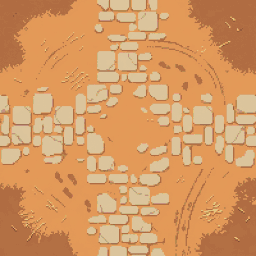
#> input picture asset/camp/raw/camp_ground_concept_b_pixelized.png, 256 x 256 px, given in place of 0.png, which was not available
$ python normalize_death_sequence.py ../../asset/camp/raw out
#> lines starting #> are read from the running program, lines starting #| are printed output that depends on the picture; pictures that were not available may be replaced by others from this repository, and a replacement may not be noted
### tools/asset/pixelize.py
"""Convert a generated image into a sprite that matches a reference sprite's style.

Usage: python sprite_pixelize.py <in.png> <out.png> <content_height> <palette_dir>
       [canvas_size|WIDTHxHEIGHT] [--opaque-background] [--checker-background]
       [--fixed-cell]

Style match is three separate things, and the earlier cut script only did the first:

1. Chroma-key the flat generator background and crop to content.
2. Downscale to the reference's ACTUAL logical resolution. The Taoist reference is
   37x46 pixels of character, so a 120px-tall monster reads as a different, much
   more detailed art style no matter how good the source image is.
3. Quantise to the reference palette. Sharing an exact palette is what makes two
   sprites look drawn by the same hand; matching prompts alone never gets there.

BOX downscaling averages the source blocks before quantisation, which lands closer
to hand-drawn pixel art than NEAREST - NEAREST point-samples one arbitrary pixel per
output cell and keeps generator noise.
"""
import pathlib
import sys

from PIL import Image, ImageOps

CHROMA_TOLERANCE = 60    # generator backgrounds are flat but not bit-exact
ALPHA_CUTOFF = 128       # pixel art has hard edges, never soft ones
OUTLINE_DARKNESS = 60    # sum(rgb) below this counts as outline, kept pure


def flattened(image):
    return image.get_flattened_data() if hasattr(image, "get_flattened_data") else image.getdata()


def corner_colour(image):
    width, height = image.size
    corners = [
        image.getpixel((0, 0))[:3],
        image.getpixel((width - 1, 0))[:3],
        image.getpixel((0, height - 1))[:3],
        image.getpixel((width - 1, height - 1))[:3],
    ]
    counts = {}
    for colour in corners:
        counts[colour] = counts.get(colour, 0) + 1
    return max(counts, key=counts.get)


def key_out(image, background):
    pixels = image.load()
    width, height = image.size
    for y in range(height):
        for x in range(width):
            r, g, b, _ = pixels[x, y]
            near_sampled_background = (
                    abs(r - background[0]) <= CHROMA_TOLERANCE
                    and abs(g - background[1]) <= CHROMA_TOLERANCE
                    and abs(b - background[2]) <= CHROMA_TOLERANCE)
            # Some sheet generations add low-amplitude noise to the requested
            # magenta. Remove the entire magenta family rather than preserving
            # darker islands that become a visible rectangle after scaling.
            magenta_chroma = (
                    r > 120 and b > 120 and g < 110
                    and abs(r - b) < 85 and min(r, b) - g > 55)
            if near_sampled_background or magenta_chroma:
                pixels[x, y] = (r, g, b, 0)
    return image


SUBJECT_COLOURS = 14   # hues kept from the creature itself


# [68 lines left out: functions reference_palette, subject_colours, nearest, quantise, not called in this run]


def key_out_checker(image):
    """Remove a generator-drawn transparency checker connected to cell edges.

    Some backends render a grey checkerboard despite an explicit chroma request.
    Restricting removal to bright, nearly-neutral pixels reachable from an edge
    preserves enclosed white effect cores while clearing the synthetic backdrop.
    """
    pixels = image.load()
    width, height = image.size
    pending = []
    seen = set()
    for x in range(width):
        pending.extend(((x, 0), (x, height - 1)))
    for y in range(height):
        pending.extend(((0, y), (width - 1, y)))
    while pending:
        x, y = pending.pop()
        if (x, y) in seen:
            continue
        seen.add((x, y))
        r, g, b, a = pixels[x, y]
        neutral_background = a and min(r, g, b) >= 140 and max(r, g, b) - min(r, g, b) <= 45
        already_clear = a == 0
        if not (neutral_background or already_clear):
            continue
        if neutral_background:
            pixels[x, y] = (r, g, b, 0)
        if x:
            pending.append((x - 1, y))
        if x + 1 < width:
            pending.append((x + 1, y))
        if y:
            pending.append((x, y - 1))
        if y + 1 < height:
            pending.append((x, y + 1))
    return image


# [96 lines left out: functions fit_to_canvas, main, not called in this run]


# [2 lines that do not run on import are left out]

### tools/asset/normalize_death_sequence.py
"""Restore raw-sheet scale progression after each death cell is pixelized.

`pixelize.py` deliberately crops ordinary sprites, so a corpse would otherwise
be enlarged back to standing height. This helper measures each raw keyed cell
against frame zero, scales the already-pixelized sprite by that ratio, and
bottom-aligns the four results on one fixed 92px canvas.
"""
from __future__ import annotations

import argparse
from pathlib import Path

from PIL import Image

from pixelize import corner_colour, key_out, key_out_checker


def keyed_bbox(path: Path):
    image = Image.open(path).convert("RGBA")
    image = key_out(image, corner_colour(image))
    image = key_out_checker(image)
    return image.getbbox()


def main() -> None:
    parser = argparse.ArgumentParser()
    parser.add_argument("raw_dir", type=Path)
    parser.add_argument("output_dir", type=Path)
    args = parser.parse_args()

    raw_boxes = [keyed_bbox(args.raw_dir / f"{index}.png") for index in range(4)]
#> in keyed_bbox, image is the input picture: PIL image 256x256 RGBA; mean R, G, B, A 213.4, 153.6, 99.4, 255
#> in corner_colour, `corners = [ image.getpixel((0, 0))[:3], image.getpixel((width - 1, 0))..`: corners = [(176, 108, 66), (176, 108, 66), (176, 108, 66), (176, 108, 66)]
#> the loop in corner_colour, `for colour in corners:` made 4 passes
#> after the loop in corner_colour, `for colour in corners:`: counts = {(176, 108, 66): 4}
#> in keyed_bbox, `image = key_out(image, corner_colour(image))`:
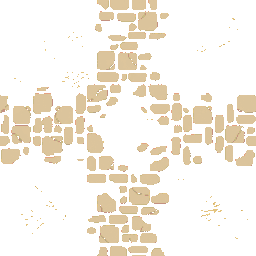
#> image: PIL image 256x256 RGBA; mean R, G, B, A 213.4, 153.6, 99.4, 59.5; transparent parts drawn white
#> the loop in key_out_checker, `while pending:` made 200944 passes
#> after the loop in key_out_checker, `while pending:`: pending = []; seen = 54596 items
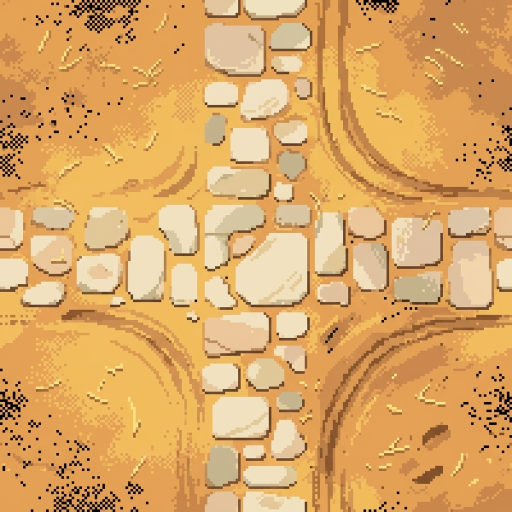
#> input picture asset/camp/raw/camp_ground_concept_a.png, 1024 x 1024 px, given in place of 1.png, which was not available (shown at 1/2 size)
#> the loop in corner_colour (call 2), `for colour in corners:` made 4 passes
#> colour on passes 1 to 4: (229, 160, 83), (202, 136, 76), (227, 159, 86), (207, 138, 73)
#> in keyed_bbox (call 2), `image = key_out(image, corner_colour(image))`:
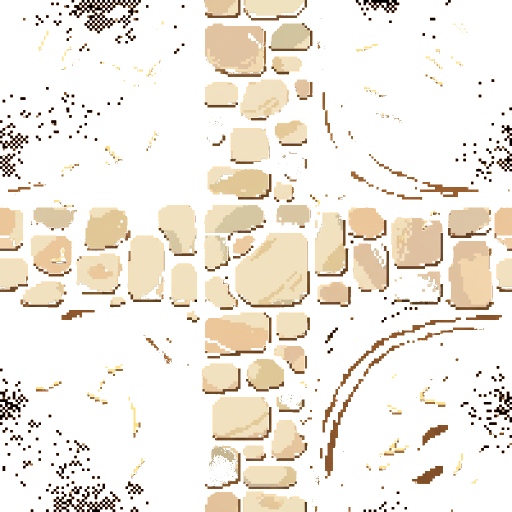
#> image: PIL image 1024x1024 RGBA (shown at 1/2 size); mean R, G, B, A 219.2, 168.1, 102.6, 67.7; transparent parts drawn white
#> the loop in key_out_checker (call 2), `while pending:` made 3052637 passes
#> (r, g, b) on passes 1, 2, 4: (207, 138, 73), (206, 137, 72), (206, 138, 75)
    if any(box is None for box in raw_boxes):
        raise SystemExit("death sequence contains an empty raw frame")
    raw_heights = [box[3] - box[1] for box in raw_boxes]

    cut_images = [
        Image.open(args.output_dir / f"{index}.png").convert("RGBA")
        for index in range(4)
    ]
    cut_boxes = [image.getbbox() for image in cut_images]
    if any(box is None for box in cut_boxes):
        raise SystemExit("death sequence contains an empty cut frame")
    standing_height = cut_boxes[0][3] - cut_boxes[0][1]
    baseline = cut_boxes[0][3]

    for index, (image, box, raw_height) in enumerate(zip(cut_images, cut_boxes, raw_heights)):
        sprite = image.crop(box)
        target_height = max(1, round(standing_height * raw_height / raw_heights[0]))
        target_width = max(1, round(sprite.width * target_height / sprite.height))
        if target_width > 92:
            scale = 92 / target_width
            target_width = 92
            target_height = max(1, round(target_height * scale))
        sprite = sprite.resize((target_width, target_height), Image.Resampling.NEAREST)
        canvas = Image.new("RGBA", (92, 92), (0, 0, 0, 0))
        x = (92 - target_width) // 2
        y = min(92 - target_height, max(0, baseline - target_height))
        canvas.alpha_composite(sprite, (x, y))
        canvas.save(args.output_dir / f"{index}.png")
    print(
        f"{args.output_dir}: raw heights={raw_heights}, "
        f"normalized from standing height={standing_height}"
    )


if __name__ == "__main__":
#> (the run stopped early here; a loop or call above may not have finished)
